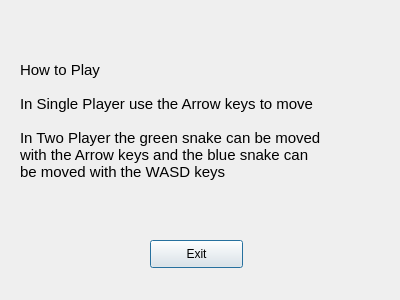
<?xml version="1.0" encoding="UTF-8"?>
<ui version="4.0">
 <class>HelpWindow</class>
 <widget class="QDialog" name="HelpWindow">
  <property name="geometry">
   <rect>
    <x>0</x>
    <y>0</y>
    <width>400</width>
    <height>300</height>
   </rect>
  </property>
  <property name="windowTitle">
   <string>Dialog</string>
  </property>
  <widget class="QPushButton" name="exitButton">
   <property name="geometry">
    <rect>
     <x>150</x>
     <y>240</y>
     <width>93</width>
     <height>28</height>
    </rect>
   </property>
   <property name="text">
    <string>Exit</string>
   </property>
  </widget>
  <widget class="QLabel" name="label">
   <property name="geometry">
    <rect>
     <x>20</x>
     <y>20</y>
     <width>371</width>
     <height>201</height>
    </rect>
   </property>
   <property name="font">
    <font>
     <pointsize>11</pointsize>
    </font>
   </property>
   <property name="text">
    <string>How to Play 

In Single Player use the Arrow keys to move 

In Two Player the green snake can be moved 
with the Arrow keys and the blue snake can 
be moved with the WASD keys</string>
   </property>
  </widget>
 </widget>
 <resources/>
 <connections/>
</ui>
